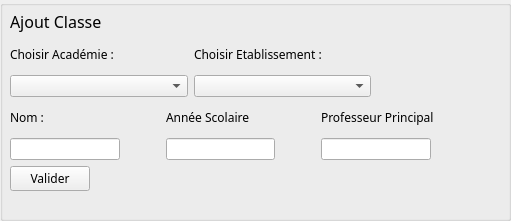
   <widget class="QGroupBox" name="gBAjoutClasse">
    <property name="geometry">
     <rect>
      <x>350</x>
      <y>10</y>
      <width>511</width>
      <height>221</height>
     </rect>
    </property>
    <property name="title">
     <string/>
    </property>
    <widget class="QWidget" name="verticalLayoutWidget_3">
     <property name="geometry">
      <rect>
       <x>10</x>
       <y>10</y>
       <width>461</width>
       <height>181</height>
      </rect>
     </property>
     <layout class="QVBoxLayout" name="verticalLayout_14">
      <item>
       <widget class="QLabel" name="label_32">
        <property name="sizePolicy">
         <sizepolicy hsizetype="Preferred" vsizetype="Fixed">
          <horstretch>0</horstretch>
          <verstretch>0</verstretch>
         </sizepolicy>
        </property>
        <property name="font">
         <font>
          <family>Showcard Gothic</family>
          <pointsize>12</pointsize>
         </font>
        </property>
        <property name="text">
         <string>Ajout Classe</string>
        </property>
       </widget>
      </item>
      <item>
       <layout class="QHBoxLayout" name="horizontalLayout_22">
        <item>
         <layout class="QVBoxLayout" name="verticalLayout_30">
          <item>
           <widget class="QLabel" name="label_11">
            <property name="font">
             <font>
              <family>Kristen ITC</family>
              <weight>50</weight>
              <bold>false</bold>
             </font>
            </property>
            <property name="text">
             <string>Choisir Académie :</string>
            </property>
           </widget>
          </item>
          <item>
           <widget class="QComboBox" name="cBListAcadClass"/>
          </item>
         </layout>
        </item>
        <item>
         <layout class="QVBoxLayout" name="verticalLayout_31">
          <item>
           <widget class="QLabel" name="label_17">
            <property name="font">
             <font>
              <family>Kristen ITC</family>
              <weight>50</weight>
              <bold>false</bold>
             </font>
            </property>
            <property name="text">
             <string>Choisir Etablissement :</string>
            </property>
           </widget>
          </item>
          <item>
           <widget class="QComboBox" name="cBListEtabClass"/>
          </item>
         </layout>
        </item>
        <item>
         <spacer name="horizontalSpacer_20">
          <property name="orientation">
           <enum>Qt::Horizontal</enum>
          </property>
          <property name="sizeType">
           <enum>QSizePolicy::Fixed</enum>
          </property>
          <property name="sizeHint" stdset="0">
           <size>
            <width>100</width>
            <height>20</height>
           </size>
          </property>
         </spacer>
        </item>
       </layout>
      </item>
      <item>
       <layout class="QHBoxLayout" name="horizontalLayout_26">
        <item>
         <layout class="QVBoxLayout" name="verticalLayout_32">
          <item>
           <widget class="QLabel" name="label_16">
            <property name="font">
             <font>
              <family>Kristen ITC</family>
              <weight>50</weight>
              <bold>false</bold>
             </font>
            </property>
            <property name="text">
             <string>Nom :</string>
            </property>
           </widget>
          </item>
          <item>
           <layout class="QHBoxLayout" name="horizontalLayout_23">
            <item>
             <widget class="QLineEdit" name="lENomClasse"/>
            </item>
            <item>
             <spacer name="horizontalSpacer_14">
              <property name="orientation">
               <enum>Qt::Horizontal</enum>
              </property>
              <property name="sizeType">
               <enum>QSizePolicy::Fixed</enum>
              </property>
              <property name="sizeHint" stdset="0">
               <size>
                <width>40</width>
                <height>20</height>
               </size>
              </property>
             </spacer>
            </item>
           </layout>
          </item>
         </layout>
        </item>
        <item>
         <layout class="QVBoxLayout" name="verticalLayout_33">
          <item>
           <widget class="QLabel" name="label_23">
            <property name="font">
             <font>
              <family>Kristen ITC</family>
              <weight>50</weight>
              <bold>false</bold>
             </font>
            </property>
            <property name="text">
             <string>Année Scolaire</string>
            </property>
           </widget>
          </item>
          <item>
           <layout class="QHBoxLayout" name="horizontalLayout_24">
            <item>
             <widget class="QLineEdit" name="lEAnneScol"/>
            </item>
            <item>
             <spacer name="horizontalSpacer_15">
              <property name="orientation">
               <enum>Qt::Horizontal</enum>
              </property>
              <property name="sizeType">
               <enum>QSizePolicy::Fixed</enum>
              </property>
              <property name="sizeHint" stdset="0">
               <size>
                <width>40</width>
                <height>20</height>
               </size>
              </property>
             </spacer>
            </item>
           </layout>
          </item>
         </layout>
        </item>
        <item>
         <layout class="QVBoxLayout" name="verticalLayout_34">
          <item>
           <widget class="QLabel" name="label_24">
            <property name="font">
             <font>
              <family>Kristen ITC</family>
              <weight>50</weight>
              <bold>false</bold>
             </font>
            </property>
            <property name="text">
             <string>Professeur Principal</string>
            </property>
           </widget>
          </item>
          <item>
           <layout class="QHBoxLayout" name="horizontalLayout_25">
            <item>
             <widget class="QLineEdit" name="lEProfPrinc"/>
            </item>
            <item>
             <spacer name="horizontalSpacer_16">
              <property name="orientation">
               <enum>Qt::Horizontal</enum>
              </property>
              <property name="sizeType">
               <enum>QSizePolicy::Fixed</enum>
              </property>
              <property name="sizeHint" stdset="0">
               <size>
                <width>40</width>
                <height>20</height>
               </size>
              </property>
             </spacer>
            </item>
           </layout>
          </item>
         </layout>
        </item>
       </layout>
      </item>
      <item>
       <layout class="QHBoxLayout" name="horizontalLayout_27">
        <item>
         <widget class="QPushButton" name="pBValNewClass">
          <property name="font">
           <font>
            <family>Showcard Gothic</family>
           </font>
          </property>
          <property name="cursor">
           <cursorShape>PointingHandCursor</cursorShape>
          </property>
          <property name="text">
           <string>Valider</string>
          </property>
         </widget>
        </item>
        <item>
         <spacer name="horizontalSpacer_17">
          <property name="orientation">
           <enum>Qt::Horizontal</enum>
          </property>
          <property name="sizeHint" stdset="0">
           <size>
            <width>40</width>
            <height>20</height>
           </size>
          </property>
         </spacer>
        </item>
       </layout>
      </item>
     </layout>
    </widget>
   </widget>
